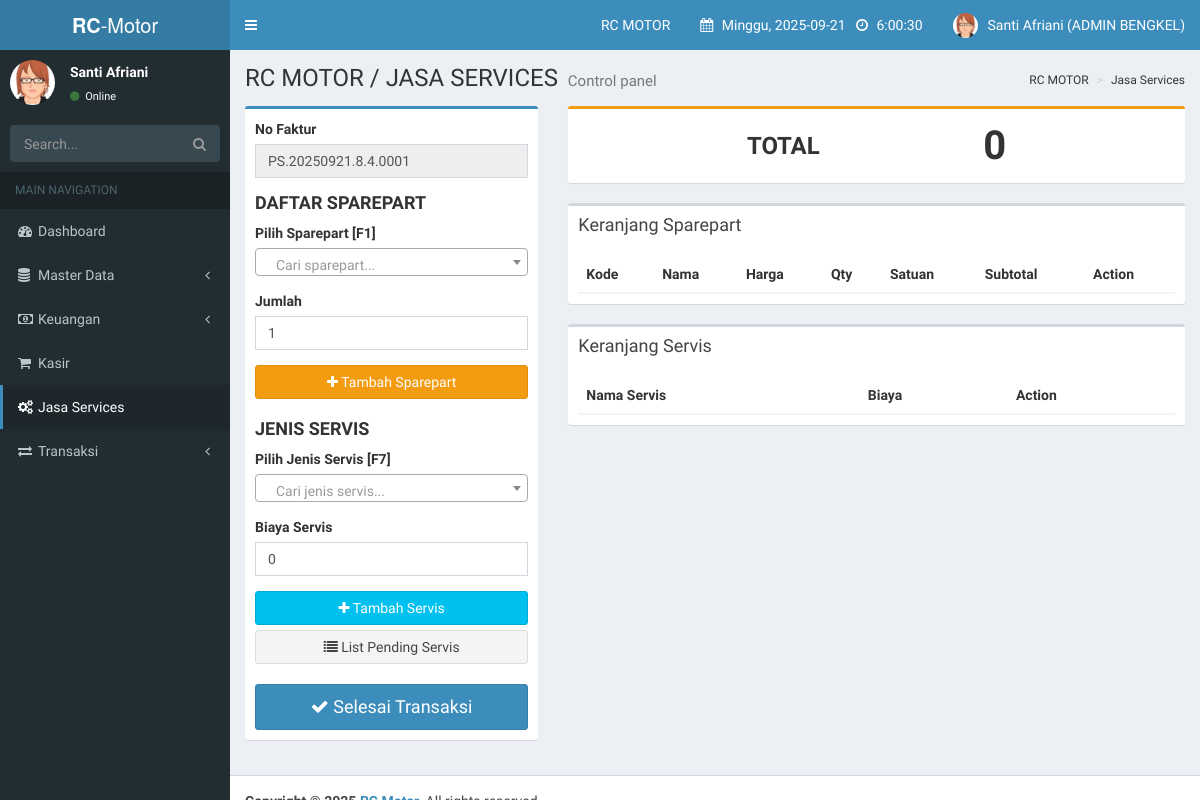
The page /index.php?page=jasa_services (signed in) on the database its author committed.
### tables this page shows
CREATE TABLE `users` (
  `id_user` int(11) NOT NULL AUTO_INCREMENT,
  `nama_lengkap` varchar(100) NOT NULL,
  `email` varchar(100) NOT NULL,
  `password` varchar(255) NOT NULL,
  `role` enum('super_user','owner_bengkel','admin_bengkel','teknisi') NOT NULL,
  `bengkel_id` int(11) DEFAULT NULL,
  `created_at` timestamp NOT NULL DEFAULT current_timestamp(),
  `updated_at` timestamp NOT NULL DEFAULT current_timestamp() ON UPDATE current_timestamp(),
  PRIMARY KEY (`id_user`),
  UNIQUE KEY `email` (`email`),
  KEY `bengkel_id` (`bengkel_id`),
  CONSTRAINT `users_ibfk_1` FOREIGN KEY (`bengkel_id`) REFERENCES `bengkels` (`id_bengkel`) ON DELETE SET NULL
);

CREATE TABLE `bengkels` (
  `id_bengkel` int(11) NOT NULL AUTO_INCREMENT,
  `nama_bengkel` varchar(100) NOT NULL,
  `alamat` text DEFAULT NULL,
  `telepon` varchar(20) DEFAULT NULL,
  `owner_id` int(11) DEFAULT NULL,
  `status` enum('aktif','non_aktif') NOT NULL DEFAULT 'aktif',
  `created_at` timestamp NOT NULL DEFAULT current_timestamp(),
  `updated_at` timestamp NOT NULL DEFAULT current_timestamp() ON UPDATE current_timestamp(),
  PRIMARY KEY (`id_bengkel`),
  KEY `fk_bengkels_owner` (`owner_id`),
  CONSTRAINT `fk_bengkels_owner` FOREIGN KEY (`owner_id`) REFERENCES `users` (`id_user`) ON DELETE SET NULL
);

### inc/functions.php (called while the page is built)
<?php
function get_user_role() {
    return $_SESSION['role'] ?? null;
}
?>

### pages/admin_bengkel/jasa_services.php (the view, shortened to what this page needs)
<?php
function generateNoFaktur($conn) {
    $id_user = $_SESSION['id_user'];
    $q_user = mysqli_query($conn, "SELECT bengkel_id FROM users WHERE id_user='$id_user' LIMIT 1");
    $d_user = mysqli_fetch_assoc($q_user);
    $id_bengkel = $d_user['bengkel_id'];
    $prefix = "PS." . date("Ymd") . "." . $id_user . "." . $id_bengkel;
    $today = date("Y-m-d");
    $q = mysqli_query($conn, "SELECT COUNT(*) as total
                              FROM transaksi
                              WHERE DATE(tanggal)='$today'
                              AND id_user='$id_user'
                              AND id_bengkel='$id_bengkel'");
    $row = mysqli_fetch_assoc($q);
    $no_urut = str_pad($row['total'] + 1, 4, "0", STR_PAD_LEFT);
    return $prefix . "." . $no_urut;
}
?>
<div class="row">
    <div class="col-md-4">
        <div class="box box-primary">
            <div class="box-body">
                <form id="form-transaksi" method="POST">
                    <div class="form-group">
                        <label>No Faktur</label>
                        <input type="text" class="form-control" name="no_faktur" value="<?php echo generateNoFaktur($conn); ?>" id = "noFakturText" readonly>
                    </div>
                    <h4><b>DAFTAR SPAREPART</b></h4>
                    <div class="form-group">
                        <label>Pilih Sparepart [F1]</label>
                    </div>
                    <div class="form-group">
                        <label>Jumlah</label>
                        <input type="number" class="form-control" id="jumlah-barang-input" value="1" min="1">
                    </div>
                    <button type="button" class="btn btn-warning btn-block" id="btn-add-sparepart"><i class="fa fa-plus"></i> Tambah Sparepart</button>
                    <h4 style="margin-top:20px;"><b>JENIS SERVIS</b></h4>
                    <div class="form-group">
                        <label>Pilih Jenis Servis [F7]</label>
                    </div>
                    <div class="form-group">
                        <label>Biaya Servis</label>
                        <input type="number" class="form-control" id="biaya-servis-input" value="0">
                    </div>
                    <button type="button" class="btn btn-info btn-block" id="btn-add-servis"><i class="fa fa-plus"></i> Tambah Servis</button>
                    <button type="button" class="btn btn-default btn-block" id="btn-list-servis"><i class="fa fa-list"></i> List Pending Servis</button>
                    <button type="button" class="btn btn-primary btn-block btn-lg" style="margin-top:20px;" data-toggle="modal" data-target="#modalSelesaiTransaksi">
                        <i class="fa fa-check"></i> Selesai Transaksi
                    </button>
                </form>
            </div>
        </div>
    </div>
    <div class="col-md-8">
        <div class="box box-warning">
            <div class="box-body" style="display: flex; justify-content: space-between; align-items: center; padding: 15px;">
                <h3 style="margin: 0; font-weight: bold;">TOTAL</h3>
                <h3 id="total-display" style="margin: 0; font-weight: bold; font-size: 40px;">0</h3>
            </div>
        </div>
        <div class="box">
            <div class="box-header"><h3 class="box-title">Keranjang Sparepart</h3></div>
            <div class="box-body table-responsive">
                <table class="table table-striped" id="table-sparepart">
                    <thead>
                        <tr>
                            <th>Kode</th>
                            <th>Nama</th>
                            <th>Harga</th>
                            <th>Qty</th>
                            <th>Satuan</th>
                            <th>Subtotal</th>
                            <th>Action</th>
                        </tr>
                    </thead>
                </table>
            </div>
        </div>
        <div class="box">
            <div class="box-header"><h3 class="box-title">Keranjang Servis</h3></div>
            <div class="box-body table-responsive">
                <table class="table table-striped" id="table-servis">
                    <thead>
                        <tr>
                            <th>Nama Servis</th>
                            <th>Biaya</th>
                            <th>Action</th>
                        </tr>
                    </thead>
                </table>
            </div>
        </div>
    </div>
</div>

### index.php (shortened to what this page needs)
<?php
include 'inc/koneksi.php';
require_once 'inc/functions.php';
$page = $_GET['page'] ?? 'default_page';
$breadcrumb = str_replace("_", " ", $page);
if (!isset($_SESSION['email']) || $_SESSION['email'] == "") {
    header("location:login.php");
    exit();
} else {
    $current_user_role = $_SESSION['role'];
    $query_data_users = mysqli_query($conn, "SELECT nama_lengkap, role, users.bengkel_id, bengkels.nama_bengkel FROM users join bengkels on users.bengkel_id = bengkels.id_bengkel WHERE email = '$_SESSION[email]'");
    $data_users = mysqli_fetch_array($query_data_users);
    $roletext = str_replace("_"," ", $data_users['role']);
    $nama_bengkel = htmlspecialchars($data_users['nama_bengkel']);
?>
<!DOCTYPE html>
<html>
<head>
    <link rel="stylesheet" href="bower_components/bootstrap/dist/css/bootstrap.min.css">
    <link rel="stylesheet" href="bower_components/font-awesome/css/font-awesome.min.css">
    <link rel="stylesheet" href="dist/css/AdminLTE.min.css">
    <link rel="stylesheet" href="dist/css/skins/_all-skins.min.css">
    <link rel="stylesheet" href="bower_components/morris.js/morris.css">
    <link rel="stylesheet" href="bower_components/jvectormap/jquery-jvectormap.css">
    <link rel="stylesheet" href="bower_components/bootstrap-datepicker/dist/css/bootstrap-datepicker.min.css">
    <link rel="stylesheet" href="bower_components/bootstrap-daterangepicker/daterangepicker.css">
    <link rel="stylesheet" href="plugins/bootstrap-wysihtml5/bootstrap3-wysihtml5.min.css">
    <link rel="stylesheet" type="text/css" href="plugins/datatable/datatables.css">
    <link href="https://cdn.jsdelivr.net/npm/select2@4.1.0-rc.0/dist/css/select2.min.css" rel="stylesheet" />
</head>
<body class="hold-transition skin-blue sidebar-mini">
<div class="wrapper">
    <header class="main-header">
        <a href="#" class="logo">
            <span class="logo-lg"><b>RC</b>-Motor</span>
        </a>
        <nav class="navbar navbar-static-top">
            <a href="#" class="sidebar-toggle" data-toggle="push-menu" role="button">
            </a>
            <div class="navbar-custom-menu">
                <ul class="nav navbar-nav">
                    <li class="dropdown user tasks-menu">
                        <a href="#" class="dropdown-toggle" data-toggle="dropdown">
                            <?= $nama_bengkel; ?>
                        </a>
                    </li>
                    <li class="dropdown user tasks-menu">
                        <a href="#" class="dropdown-toggle" data-toggle="dropdown">
                            <i class="fa fa-calendar" aria-hidden="true"></i>
                            <span class="" id="tanggal">
                                <?php
                                    function hari_ini(){
                                        $hari = date ("D");
                                        switch($hari){
                                            case 'Sun':
                                                $hari_ini = "Minggu";
                                            break;
                                        }
                                        return $hari_ini;
                                    }
                                ?>
                                <?= hari_ini().', '.date("Y-m-d"); ?>
                            </span>
                            <i class="fa fa-clock-o" aria-hidden="true"></i>
                            <span class="" id="jam">
                            </span>
                        </a>
                    </li>
                    <li class="dropdown user user-menu">
                        <a href="#" class="dropdown-toggle" data-toggle="dropdown">
                            <img src="dist/img/avatar3.png" class="user-image" alt="User Image">
                            <span class="hidden-xs"><?= $data_users['nama_lengkap']; ?> (<?= strtoupper($roletext); ?>)</span>
                        </a>
                    </li>
                </ul>
            </div>
        </nav>
    </header>
    <aside class="main-sidebar">
        <section class="sidebar">
            <div class="user-panel">
                <div class="pull-left image">
                    <img src="dist/img/avatar3.png" class="img-circle" alt="User Image">
                </div>
                <div class="pull-left info">
                    <p><?= $data_users['nama_lengkap']; ?></p>
                    <a href="#"><i class="fa fa-circle text-success"></i> Online</a>
                </div>
            </div>
            <form action="#" method="get" class="sidebar-form">
                <div class="input-group">
                    <input type="text" name="q" class="form-control" placeholder="Search...">
                    <span class="input-group-btn">
                        <button type="submit" name="search" id="search-btn" class="btn btn-flat"><i class="fa fa-search"></i>
                        </button>
                    </span>
                </div>
            </form>
            <?php
            $page = $_GET['page'] ?? 'dashboard';
            ?>
            <ul class="sidebar-menu" data-widget="tree">
                <li class="header">MAIN NAVIGATION</li>
                <li class="<?php echo ($page === 'dashboard') ? 'active' : ''; ?>">
                    <a href="?page=dashboard">
                        <i class="fa fa-dashboard"></i><span>Dashboard</span>
                    </a>
                </li>
                <?php if (get_user_role() === 'admin_bengkel'): ?>
                <li class="treeview <?php echo (in_array($page, ['sparepart', 'barcode', 'supplier', 'pelanggan', 'teknisi', 'jenis_services', 'merk', 'sub_merk', 'stok_opname', 'history_stok_masuk', 'history_stok_keluar'])) ? 'active menu-open' : ''; ?>">
                    <a href="#">
                        <i class="fa fa-database"></i><span>Master Data</span>
                        <span class="pull-right-container">
                            <i class="fa fa-angle-left pull-right"></i>
                        </span>
                    </a>
                </li>
                <li class="treeview <?php echo (in_array($page, ['asset', 'modal', 'biaya'])) ? 'active menu-open' : ''; ?>">
                    <a href="#">
                        <i class="fa fa-money"></i><span>Keuangan</span>
                        <span class="pull-right-container">
                            <i class="fa fa-angle-left pull-right"></i>
                        </span>
                    </a>
                </li>
                <li class="<?php echo ($page === 'kasir') ? 'active' : ''; ?>">
                    <a href="?page=kasir">
                        <i class="fa fa-shopping-cart"></i><span>Kasir</span>
                    </a>
                </li>
                <li class="<?php echo ($page === 'jasa_services') ? 'active' : ''; ?>">
                    <a href="?page=jasa_services">
                        <i class="fa fa-cogs"></i><span>Jasa Services</span>
                    </a>
                </li>
                <li class="treeview <?php echo (in_array($page, ['penjualan', 'jasa_services_report', 'pembelian', 'piutang', 'hutang', 'return_penjualan', 'return_pembelian'])) ? 'active menu-open' : ''; ?>">
                    <a href="#">
                        <i class="fa fa-exchange"></i><span>Transaksi</span>
                        <span class="pull-right-container">
                            <i class="fa fa-angle-left pull-right"></i>
                        </span>
                    </a>
                </li>
                <?php endif; ?>
            </ul>
        </section>
    </aside>
    <div class="content-wrapper">
        <section class="content-header">
            <h1>
                RC MOTOR / <?= strtoupper($breadcrumb ?? 'DASHBOARD'); ?>
                <small>Control panel</small>
            </h1>
            <ol class="breadcrumb">
                <li>RC MOTOR</li>
                <li class="text-capitalize"><?= $breadcrumb ?? 'Tidak Tersedia'; ?></li>
            </ol>
        </section>
        <section class="content">
            <?php
            $page = $_GET['page'] ?? 'dashboard';
            $halaman = str_replace(" ", "_", $page);
            $folder = '';
            if ($current_user_role == 'super_user') {
                $folder = 'super_user/';
            } else if ($current_user_role == 'admin_bengkel') {
                $folder = 'admin_bengkel/';
            } else if ($current_user_role == 'owner_bengkel') {
                $folder = 'owner_bengkel/';
            } else {
                $folder = '';
            }
            $halaman2 = "pages/".$folder. $halaman . ".php";
            if (file_exists($halaman2)) {
                include $halaman2;
            } else {
                echo "<div class='alert alert-danger'>Halaman <strong>" . htmlspecialchars($page) . "</strong> Tidak ditemukan atau tidak ada akses untuk peran ini.</div>";
            }
            ?>
        </section>
        </div>
    <footer class="main-footer">
        <strong>Copyright &copy; 2025 <a href=""> RC Motor</a>.</strong> All rights
    </footer>
</div>
</body>
</html>
<?php
}
?>

### rows shown on the page
users: bengkel.nama_bengkel "RC MOTOR", nama_lengkap "Santi Afriani", role "ADMIN BENGKEL"

### other values the page prints
hari_ini() "Minggu"
$breadcrumb "JASA SERVICES"
$breadcrumb "Jasa Services"
